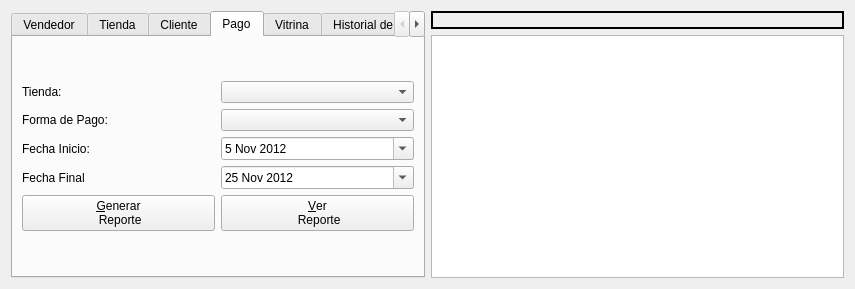
<?xml version="1.0" encoding="UTF-8"?>
<ui version="4.0">
 <class>ui_reporte</class>
 <widget class="QWidget" name="ui_reporte">
  <property name="geometry">
   <rect>
    <x>0</x>
    <y>0</y>
    <width>855</width>
    <height>289</height>
   </rect>
  </property>
  <property name="windowTitle">
   <string>Form</string>
  </property>
  <layout class="QGridLayout" name="gridLayout_6">
   <item row="0" column="0">
    <layout class="QGridLayout" name="gridLayout_2">
     <item row="0" column="0">
      <widget class="QTabWidget" name="Reporte">
       <property name="font">
        <font>
         <stylestrategy>PreferDefault</stylestrategy>
        </font>
       </property>
       <property name="currentIndex">
        <number>3</number>
       </property>
       <widget class="QWidget" name="vendedor">
        <attribute name="title">
         <string>Vendedor</string>
        </attribute>
        <widget class="QWidget" name="gridLayoutWidget_2">
         <property name="geometry">
          <rect>
           <x>10</x>
           <y>10</y>
           <width>361</width>
           <height>357</height>
          </rect>
         </property>
         <layout class="QGridLayout" name="gridLayout_4">
          <item row="3" column="1">
           <widget class="QLineEdit" name="primer_apelido">
            <property name="enabled">
             <bool>false</bool>
            </property>
           </widget>
          </item>
          <item row="3" column="0">
           <widget class="QLabel" name="label_5">
            <property name="text">
             <string>Primer
Apellido</string>
            </property>
           </widget>
          </item>
          <item row="1" column="0">
           <widget class="QLabel" name="label_2">
            <property name="layoutDirection">
             <enum>Qt::LeftToRight</enum>
            </property>
            <property name="autoFillBackground">
             <bool>false</bool>
            </property>
            <property name="text">
             <string>Buscar
Vendedor
por:</string>
            </property>
            <property name="textFormat">
             <enum>Qt::AutoText</enum>
            </property>
           </widget>
          </item>
          <item row="6" column="1">
           <widget class="QDateEdit" name="fecha_inicio">
            <property name="dateTime">
             <datetime>
              <hour>0</hour>
              <minute>0</minute>
              <second>0</second>
              <year>2012</year>
              <month>11</month>
              <day>5</day>
             </datetime>
            </property>
            <property name="date">
             <date>
              <year>2012</year>
              <month>11</month>
              <day>5</day>
             </date>
            </property>
            <property name="minimumDateTime">
             <datetime>
              <hour>0</hour>
              <minute>0</minute>
              <second>0</second>
              <year>1752</year>
              <month>12</month>
              <day>14</day>
             </datetime>
            </property>
            <property name="calendarPopup">
             <bool>true</bool>
            </property>
           </widget>
          </item>
          <item row="1" column="1">
           <widget class="QComboBox" name="cmb_tipo_busqueda">
            <item>
             <property name="text">
              <string>DNI</string>
             </property>
            </item>
            <item>
             <property name="text">
              <string>Apellido Paterno</string>
             </property>
            </item>
           </widget>
          </item>
          <item row="7" column="1">
           <widget class="QDateEdit" name="fecha_final">
            <property name="dateTime">
             <datetime>
              <hour>0</hour>
              <minute>0</minute>
              <second>0</second>
              <year>2012</year>
              <month>11</month>
              <day>25</day>
             </datetime>
            </property>
            <property name="date">
             <date>
              <year>2012</year>
              <month>11</month>
              <day>25</day>
             </date>
            </property>
            <property name="minimumDateTime">
             <datetime>
              <hour>0</hour>
              <minute>0</minute>
              <second>0</second>
              <year>1752</year>
              <month>12</month>
              <day>14</day>
             </datetime>
            </property>
            <property name="calendarPopup">
             <bool>true</bool>
            </property>
           </widget>
          </item>
          <item row="7" column="0">
           <widget class="QLabel" name="label_4">
            <property name="text">
             <string>Fecha Final</string>
            </property>
           </widget>
          </item>
          <item row="0" column="1">
           <widget class="QComboBox" name="cmb_tienda_vendedor"/>
          </item>
          <item row="6" column="0">
           <widget class="QLabel" name="label_3">
            <property name="text">
             <string>Fecha Inicio:</string>
            </property>
           </widget>
          </item>
          <item row="0" column="0">
           <widget class="QLabel" name="label">
            <property name="text">
             <string>Tienda: </string>
            </property>
           </widget>
          </item>
          <item row="8" column="0">
           <widget class="QPushButton" name="generar_pdf_vendedor">
            <property name="text">
             <string>&amp;Generar 
 Reporte</string>
            </property>
           </widget>
          </item>
          <item row="5" column="1">
           <widget class="QLineEdit" name="Nombres">
            <property name="enabled">
             <bool>false</bool>
            </property>
           </widget>
          </item>
          <item row="4" column="1">
           <widget class="QLineEdit" name="segundo_apellido">
            <property name="enabled">
             <bool>false</bool>
            </property>
           </widget>
          </item>
          <item row="2" column="1">
           <widget class="QLineEdit" name="lines_busqueda"/>
          </item>
          <item row="4" column="0">
           <widget class="QLabel" name="label_6">
            <property name="text">
             <string>Segundor
Apellido</string>
            </property>
           </widget>
          </item>
          <item row="5" column="0">
           <widget class="QLabel" name="label_7">
            <property name="text">
             <string>Nombre(s)</string>
            </property>
           </widget>
          </item>
          <item row="5" column="2">
           <widget class="QPushButton" name="sig_vendedor">
            <property name="enabled">
             <bool>false</bool>
            </property>
            <property name="text">
             <string>&gt;</string>
            </property>
           </widget>
          </item>
          <item row="2" column="2">
           <widget class="QPushButton" name="btn_buscar_vendedor">
            <property name="text">
             <string>&amp;Buscar</string>
            </property>
           </widget>
          </item>
          <item row="8" column="1">
           <widget class="QPushButton" name="view_reporte_vendedor">
            <property name="text">
             <string>&amp;Ver
Reporte</string>
            </property>
           </widget>
          </item>
         </layout>
        </widget>
       </widget>
       <widget class="QWidget" name="tienda">
        <attribute name="title">
         <string>Tienda</string>
        </attribute>
        <widget class="QWidget" name="gridLayoutWidget_5">
         <property name="geometry">
          <rect>
           <x>20</x>
           <y>60</y>
           <width>351</width>
           <height>151</height>
          </rect>
         </property>
         <layout class="QGridLayout" name="gridLayout_7">
          <item row="1" column="0">
           <widget class="QLabel" name="label_24">
            <property name="text">
             <string>Tienda:</string>
            </property>
           </widget>
          </item>
          <item row="1" column="1">
           <widget class="QComboBox" name="cmb_tienda_t"/>
          </item>
          <item row="4" column="1">
           <widget class="QPushButton" name="view_reporte_tienda">
            <property name="text">
             <string>&amp;View 
 Reporte</string>
            </property>
           </widget>
          </item>
          <item row="4" column="0">
           <widget class="QPushButton" name="generar_pdf_tienda">
            <property name="text">
             <string>&amp;Generar 
 Reporte</string>
            </property>
           </widget>
          </item>
          <item row="2" column="0">
           <widget class="QLabel" name="label_30">
            <property name="text">
             <string>Mes y A~no</string>
            </property>
           </widget>
          </item>
          <item row="2" column="1">
           <widget class="QDateEdit" name="fecha_inicio_tienda">
            <property name="dateTime">
             <datetime>
              <hour>0</hour>
              <minute>0</minute>
              <second>0</second>
              <year>2012</year>
              <month>11</month>
              <day>5</day>
             </datetime>
            </property>
            <property name="date">
             <date>
              <year>2012</year>
              <month>11</month>
              <day>5</day>
             </date>
            </property>
            <property name="minimumDateTime">
             <datetime>
              <hour>0</hour>
              <minute>0</minute>
              <second>0</second>
              <year>1752</year>
              <month>12</month>
              <day>14</day>
             </datetime>
            </property>
            <property name="displayFormat">
             <string>MM yyyy</string>
            </property>
            <property name="calendarPopup">
             <bool>false</bool>
            </property>
           </widget>
          </item>
          <item row="0" column="1">
           <widget class="QCheckBox" name="chk_tiendas_t">
            <property name="text">
             <string>Todas las Tiendas</string>
            </property>
           </widget>
          </item>
         </layout>
        </widget>
       </widget>
       <widget class="QWidget" name="cliente">
        <attribute name="title">
         <string>Cliente</string>
        </attribute>
        <widget class="QWidget" name="gridLayoutWidget_6">
         <property name="geometry">
          <rect>
           <x>10</x>
           <y>10</y>
           <width>361</width>
           <height>381</height>
          </rect>
         </property>
         <layout class="QGridLayout" name="gridLayout_8">
          <item row="5" column="0">
           <widget class="QLabel" name="label_28">
            <property name="text">
             <string>Nombre(s)</string>
            </property>
           </widget>
          </item>
          <item row="3" column="1">
           <widget class="QLineEdit" name="primer_apelido_cliente">
            <property name="enabled">
             <bool>false</bool>
            </property>
           </widget>
          </item>
          <item row="3" column="0">
           <widget class="QLabel" name="label_8">
            <property name="text">
             <string>Primer
Apellido</string>
            </property>
           </widget>
          </item>
          <item row="1" column="0">
           <widget class="QLabel" name="label_13">
            <property name="layoutDirection">
             <enum>Qt::LeftToRight</enum>
            </property>
            <property name="autoFillBackground">
             <bool>false</bool>
            </property>
            <property name="text">
             <string>Buscar
Cliente
por:</string>
            </property>
            <property name="textFormat">
             <enum>Qt::AutoText</enum>
            </property>
           </widget>
          </item>
          <item row="6" column="1">
           <widget class="QDateEdit" name="fecha_inicio_cliente">
            <property name="dateTime">
             <datetime>
              <hour>0</hour>
              <minute>0</minute>
              <second>0</second>
              <year>2012</year>
              <month>11</month>
              <day>5</day>
             </datetime>
            </property>
            <property name="date">
             <date>
              <year>2012</year>
              <month>11</month>
              <day>5</day>
             </date>
            </property>
            <property name="minimumDateTime">
             <datetime>
              <hour>0</hour>
              <minute>0</minute>
              <second>0</second>
              <year>1752</year>
              <month>12</month>
              <day>14</day>
             </datetime>
            </property>
            <property name="calendarPopup">
             <bool>true</bool>
            </property>
           </widget>
          </item>
          <item row="1" column="1">
           <widget class="QComboBox" name="cmb_tipo_busqueda_cliente">
            <item>
             <property name="text">
              <string>DNI</string>
             </property>
            </item>
            <item>
             <property name="text">
              <string>Apellido Paterno</string>
             </property>
            </item>
           </widget>
          </item>
          <item row="7" column="1">
           <widget class="QDateEdit" name="fecha_final_cliente">
            <property name="dateTime">
             <datetime>
              <hour>0</hour>
              <minute>0</minute>
              <second>0</second>
              <year>2012</year>
              <month>11</month>
              <day>25</day>
             </datetime>
            </property>
            <property name="date">
             <date>
              <year>2012</year>
              <month>11</month>
              <day>25</day>
             </date>
            </property>
            <property name="minimumDateTime">
             <datetime>
              <hour>0</hour>
              <minute>0</minute>
              <second>0</second>
              <year>1752</year>
              <month>12</month>
              <day>14</day>
             </datetime>
            </property>
            <property name="calendarPopup">
             <bool>true</bool>
            </property>
           </widget>
          </item>
          <item row="6" column="0">
           <widget class="QLabel" name="label_15">
            <property name="text">
             <string>Fecha Inicio:</string>
            </property>
           </widget>
          </item>
          <item row="8" column="0">
           <widget class="QPushButton" name="generar_pdf_cliente">
            <property name="text">
             <string>&amp;Generar 
 Reporte</string>
            </property>
           </widget>
          </item>
          <item row="5" column="1">
           <widget class="QLineEdit" name="Nombres_cliente">
            <property name="enabled">
             <bool>false</bool>
            </property>
           </widget>
          </item>
          <item row="4" column="1">
           <widget class="QLineEdit" name="segundo_apellido_cliente">
            <property name="enabled">
             <bool>false</bool>
            </property>
           </widget>
          </item>
          <item row="2" column="1">
           <widget class="QLineEdit" name="lines_busqueda_cliente"/>
          </item>
          <item row="4" column="0">
           <widget class="QLabel" name="label_27">
            <property name="text">
             <string>Segundor
Apellido</string>
            </property>
           </widget>
          </item>
          <item row="2" column="2">
           <widget class="QPushButton" name="btn_buscar_cliente">
            <property name="text">
             <string>&amp;Buscar</string>
            </property>
           </widget>
          </item>
          <item row="5" column="2">
           <widget class="QPushButton" name="sig_cliente">
            <property name="enabled">
             <bool>false</bool>
            </property>
            <property name="text">
             <string>&gt;</string>
            </property>
           </widget>
          </item>
          <item row="7" column="0">
           <widget class="QLabel" name="label_14">
            <property name="text">
             <string>Fecha Final</string>
            </property>
           </widget>
          </item>
          <item row="8" column="1">
           <widget class="QPushButton" name="view_reporte_cliente">
            <property name="text">
             <string>&amp;Ver
Reporte</string>
            </property>
           </widget>
          </item>
          <item row="0" column="1">
           <widget class="QComboBox" name="cmb_t_reporte">
            <item>
             <property name="text">
              <string>Venta</string>
             </property>
            </item>
            <item>
             <property name="text">
              <string>Historial</string>
             </property>
            </item>
           </widget>
          </item>
          <item row="0" column="0">
           <widget class="QLabel" name="label_25">
            <property name="layoutDirection">
             <enum>Qt::LeftToRight</enum>
            </property>
            <property name="autoFillBackground">
             <bool>false</bool>
            </property>
            <property name="text">
             <string>Reporte:</string>
            </property>
            <property name="textFormat">
             <enum>Qt::AutoText</enum>
            </property>
           </widget>
          </item>
         </layout>
        </widget>
       </widget>
       <widget class="QWidget" name="tab">
        <attribute name="title">
         <string>Pago</string>
        </attribute>
        <layout class="QGridLayout" name="gridLayout">
         <item row="0" column="0">
          <layout class="QGridLayout" name="gridLayout_3">
           <item row="3" column="1">
            <widget class="QDateEdit" name="fecha_final_pago">
             <property name="dateTime">
              <datetime>
               <hour>0</hour>
               <minute>0</minute>
               <second>0</second>
               <year>2012</year>
               <month>11</month>
               <day>25</day>
              </datetime>
             </property>
             <property name="date">
              <date>
               <year>2012</year>
               <month>11</month>
               <day>25</day>
              </date>
             </property>
             <property name="minimumDateTime">
              <datetime>
               <hour>0</hour>
               <minute>0</minute>
               <second>0</second>
               <year>1752</year>
               <month>12</month>
               <day>14</day>
              </datetime>
             </property>
             <property name="calendarPopup">
              <bool>true</bool>
             </property>
            </widget>
           </item>
           <item row="1" column="0">
            <widget class="QLabel" name="label_26">
             <property name="text">
              <string>Forma de Pago:</string>
             </property>
            </widget>
           </item>
           <item row="2" column="0">
            <widget class="QLabel" name="label_31">
             <property name="text">
              <string>Fecha Inicio:</string>
             </property>
            </widget>
           </item>
           <item row="1" column="1">
            <widget class="QComboBox" name="cmb_pago"/>
           </item>
           <item row="2" column="1">
            <widget class="QDateEdit" name="fecha_inicio_pago">
             <property name="dateTime">
              <datetime>
               <hour>0</hour>
               <minute>0</minute>
               <second>0</second>
               <year>2012</year>
               <month>11</month>
               <day>5</day>
              </datetime>
             </property>
             <property name="date">
              <date>
               <year>2012</year>
               <month>11</month>
               <day>5</day>
              </date>
             </property>
             <property name="minimumDateTime">
              <datetime>
               <hour>0</hour>
               <minute>0</minute>
               <second>0</second>
               <year>1752</year>
               <month>12</month>
               <day>14</day>
              </datetime>
             </property>
             <property name="calendarPopup">
              <bool>true</bool>
             </property>
            </widget>
           </item>
           <item row="3" column="0">
            <widget class="QLabel" name="label_32">
             <property name="text">
              <string>Fecha Final</string>
             </property>
            </widget>
           </item>
           <item row="0" column="1">
            <widget class="QComboBox" name="cmb_tienda_pago">
             <property name="enabled">
              <bool>true</bool>
             </property>
            </widget>
           </item>
           <item row="0" column="0">
            <widget class="QLabel" name="label_35">
             <property name="text">
              <string>Tienda: </string>
             </property>
            </widget>
           </item>
           <item row="4" column="0">
            <widget class="QPushButton" name="generar_pdf_forma_pago">
             <property name="text">
              <string>&amp;Generar 
 Reporte</string>
             </property>
            </widget>
           </item>
           <item row="4" column="1">
            <widget class="QPushButton" name="view_reporte_forma_pago">
             <property name="text">
              <string>&amp;Ver 
 Reporte</string>
             </property>
            </widget>
           </item>
          </layout>
         </item>
        </layout>
       </widget>
       <widget class="QWidget" name="vitrina">
        <attribute name="title">
         <string>Vitrina</string>
        </attribute>
        <widget class="QWidget" name="gridLayoutWidget_3">
         <property name="geometry">
          <rect>
           <x>10</x>
           <y>10</y>
           <width>341</width>
           <height>251</height>
          </rect>
         </property>
         <layout class="QGridLayout" name="gridLayout_5">
          <item row="2" column="1">
           <widget class="QDateEdit" name="fecha_inicio_vitrina">
            <property name="dateTime">
             <datetime>
              <hour>0</hour>
              <minute>0</minute>
              <second>0</second>
              <year>2012</year>
              <month>11</month>
              <day>5</day>
             </datetime>
            </property>
            <property name="date">
             <date>
              <year>2012</year>
              <month>11</month>
              <day>5</day>
             </date>
            </property>
            <property name="minimumDateTime">
             <datetime>
              <hour>0</hour>
              <minute>0</minute>
              <second>0</second>
              <year>1752</year>
              <month>12</month>
              <day>14</day>
             </datetime>
            </property>
            <property name="calendarPopup">
             <bool>true</bool>
            </property>
           </widget>
          </item>
          <item row="3" column="1">
           <widget class="QDateEdit" name="fecha_final_vitrina">
            <property name="dateTime">
             <datetime>
              <hour>0</hour>
              <minute>0</minute>
              <second>0</second>
              <year>2012</year>
              <month>11</month>
              <day>25</day>
             </datetime>
            </property>
            <property name="date">
             <date>
              <year>2012</year>
              <month>11</month>
              <day>25</day>
             </date>
            </property>
            <property name="minimumDateTime">
             <datetime>
              <hour>0</hour>
              <minute>0</minute>
              <second>0</second>
              <year>1752</year>
              <month>12</month>
              <day>14</day>
             </datetime>
            </property>
            <property name="calendarPopup">
             <bool>true</bool>
            </property>
           </widget>
          </item>
          <item row="1" column="0">
           <widget class="QLabel" name="label_17">
            <property name="text">
             <string>Vitrina:</string>
            </property>
           </widget>
          </item>
          <item row="2" column="0">
           <widget class="QLabel" name="label_18">
            <property name="text">
             <string>Fecha Inicio:</string>
            </property>
           </widget>
          </item>
          <item row="1" column="1">
           <widget class="QComboBox" name="cmb_vitrina_v"/>
          </item>
          <item row="3" column="0">
           <widget class="QLabel" name="label_19">
            <property name="text">
             <string>Fecha Final</string>
            </property>
           </widget>
          </item>
          <item row="0" column="1">
           <widget class="QComboBox" name="cmb_tienda_vitrina"/>
          </item>
          <item row="0" column="0">
           <widget class="QLabel" name="label_20">
            <property name="text">
             <string>Tienda: </string>
            </property>
           </widget>
          </item>
          <item row="5" column="0">
           <widget class="QPushButton" name="generar_pdf_vitrina">
            <property name="text">
             <string>&amp;Generar 
 Reporte</string>
            </property>
           </widget>
          </item>
          <item row="5" column="1">
           <widget class="QPushButton" name="view_reporte_vitrina">
            <property name="text">
             <string>&amp;View 
 Reporte</string>
            </property>
           </widget>
          </item>
         </layout>
        </widget>
       </widget>
       <widget class="QWidget" name="hist_vendedor">
        <attribute name="title">
         <string>Historial de Vendedor</string>
        </attribute>
        <widget class="QWidget" name="gridLayoutWidget_7">
         <property name="geometry">
          <rect>
           <x>10</x>
           <y>10</y>
           <width>361</width>
           <height>351</height>
          </rect>
         </property>
         <layout class="QGridLayout" name="gridLayout_9">
          <item row="1" column="2">
           <widget class="QPushButton" name="btn_buscar_vendedor_hv">
            <property name="text">
             <string>&amp;Buscar</string>
            </property>
           </widget>
          </item>
          <item row="2" column="1">
           <widget class="QLineEdit" name="primer_apelido_hv">
            <property name="enabled">
             <bool>false</bool>
            </property>
           </widget>
          </item>
          <item row="2" column="0">
           <widget class="QLabel" name="label_16">
            <property name="text">
             <string>Primer
Apellido</string>
            </property>
           </widget>
          </item>
          <item row="0" column="0">
           <widget class="QLabel" name="label_29">
            <property name="layoutDirection">
             <enum>Qt::LeftToRight</enum>
            </property>
            <property name="autoFillBackground">
             <bool>false</bool>
            </property>
            <property name="text">
             <string>Buscar
Vendedor
por:</string>
            </property>
            <property name="textFormat">
             <enum>Qt::AutoText</enum>
            </property>
           </widget>
          </item>
          <item row="0" column="1">
           <widget class="QComboBox" name="cmb_busqueda_vendedor">
            <item>
             <property name="text">
              <string>DNI</string>
             </property>
            </item>
            <item>
             <property name="text">
              <string>Apellido Paterno</string>
             </property>
            </item>
           </widget>
          </item>
          <item row="5" column="0">
           <widget class="QPushButton" name="generar_pdf_hv_vendedor">
            <property name="text">
             <string>&amp;Generar 
 Reporte</string>
            </property>
           </widget>
          </item>
          <item row="4" column="1">
           <widget class="QLineEdit" name="Nombres_hv">
            <property name="enabled">
             <bool>false</bool>
            </property>
           </widget>
          </item>
          <item row="3" column="1">
           <widget class="QLineEdit" name="segundo_apellido_hv">
            <property name="enabled">
             <bool>false</bool>
            </property>
           </widget>
          </item>
          <item row="1" column="1">
           <widget class="QLineEdit" name="lines_busqueda_vendedor_hv"/>
          </item>
          <item row="3" column="0">
           <widget class="QLabel" name="label_33">
            <property name="text">
             <string>Segundor
Apellido</string>
            </property>
           </widget>
          </item>
          <item row="4" column="0">
           <widget class="QLabel" name="label_34">
            <property name="text">
             <string>Nombre(s)</string>
            </property>
           </widget>
          </item>
          <item row="4" column="2">
           <widget class="QPushButton" name="sig_vendedor_hv">
            <property name="enabled">
             <bool>false</bool>
            </property>
            <property name="text">
             <string>&gt;</string>
            </property>
           </widget>
          </item>
          <item row="5" column="1">
           <widget class="QPushButton" name="view_reporte_hv_vendedor">
            <property name="text">
             <string>&amp;Ver
Reporte</string>
            </property>
           </widget>
          </item>
         </layout>
         <zorder>btn_buscar_vendedor_hv</zorder>
         <zorder>primer_apelido_hv</zorder>
         <zorder>label_16</zorder>
         <zorder>label_29</zorder>
         <zorder>cmb_busqueda_vendedor</zorder>
         <zorder>generar_pdf_hv_vendedor</zorder>
         <zorder>Nombres_hv</zorder>
         <zorder>segundo_apellido_hv</zorder>
         <zorder>lines_busqueda_vendedor_hv</zorder>
         <zorder>label_33</zorder>
         <zorder>label_34</zorder>
         <zorder>sig_vendedor_hv</zorder>
         <zorder>view_reporte_hv_vendedor</zorder>
        </widget>
       </widget>
      </widget>
     </item>
     <item row="0" column="1">
      <layout class="QVBoxLayout" name="verticalLayout">
       <item>
        <widget class="QLabel" name="draw_label">
         <property name="frameShape">
          <enum>QFrame::WinPanel</enum>
         </property>
         <property name="text">
          <string/>
         </property>
        </widget>
       </item>
       <item>
        <widget class="QTableView" name="tableView"/>
       </item>
      </layout>
     </item>
    </layout>
   </item>
  </layout>
 </widget>
 <resources/>
 <connections/>
</ui>
